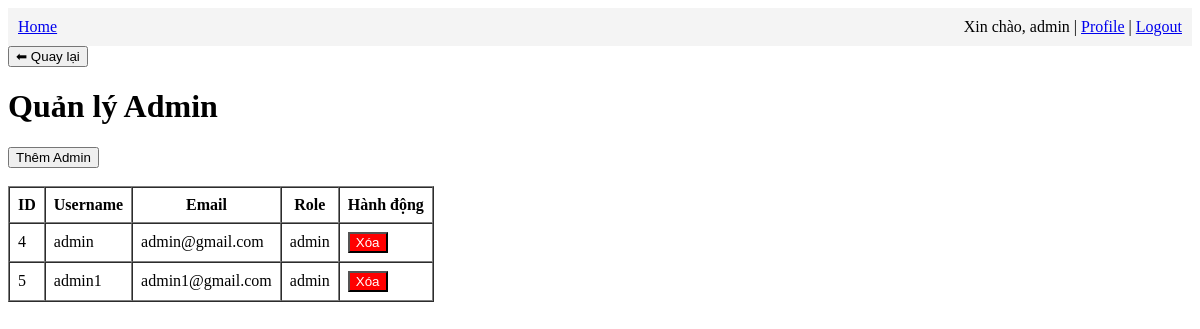
The page /admin/manage_admin (signed in) on the database its author committed.
### app/models.py (models this page shows, shortened)
class User(UserMixin, db.Model):
    id: so.Mapped[int] = so.mapped_column(primary_key=True)
    username: so.Mapped[str] = so.mapped_column(sa.String(64), index=True,unique=True)
    email: so.Mapped[str] = so.mapped_column(sa.String(120), index=True,unique=True)
    password_hash: so.Mapped[Optional[str]] = so.mapped_column(sa.String(256))
    role = db.Column(db.String(20), default=Role.MEMBER)
    qr_secret = db.Column(db.String(64))

### app/admin/routes.py (the view)
    def wrapper(*args, **kwargs):
        if current_user.role != "admin":
            flash("Bạn không có quyền truy cập.")
            return redirect(url_for("main.index"))
        return func(*args, **kwargs)

### app/admin/routes.py (called while the page is built)
def admin_required(func):
    def wrapper(*args, **kwargs):
        if current_user.role != "admin":
            flash("Bạn không có quyền truy cập.")
            return redirect(url_for("main.index"))
        return func(*args, **kwargs)
    wrapper.__name__ = func.__name__
    return wrapper

@bp.route('/manage_admin')
@login_required
@admin_required
def manage_admin():
    admins = User.query.filter_by(role="admin").all()
    return render_template('admin/manage_admin.html', admins=admins)

### app/models.py (called while the page is built)
@login.user_loader
def load_user(id):
    return db.session.get(User, int(id))

### app/admin/templates/admin/manage_admin.html (shortened to what this page needs)
{% extends "base.html" %}
{% block content %}
<h1>Quản lý Admin</h1>
    <a href="{{ url_for('admin.add_admin') }}">
        <button>Thêm Admin</button>
    </a>
    <br><br>
    <table border="1" cellpadding="8" cellspacing="0">
        <tr>
            <th>ID</th>
            <th>Username</th>
            <th>Email</th>
            <th>Role</th>
            <th>Hành động</th>
        </tr>
        {% for admin in admins %}
        <tr>
            <td>{{ admin.id }}</td>
            <td>{{ admin.username }}</td>
            <td>{{ admin.email }}</td>
            <td>{{ admin.role }}</td>
            <td>
                <a href="{{ url_for('admin.delete_admin', admin_id=admin.id) }}">
                    <button style="background:red;color:white;">Xóa</button>
                </a>
            </td>
        </tr>
        {% endfor %}
    </table>
{% endblock %}

### app/templates/base.html (shortened to what this page needs)
<!DOCTYPE html>
<html lang="en">
<head>
  <link rel="stylesheet" href="{{ url_for('static', filename='css/styles.css') }}">
</head>
<body>
  <nav style="background-color: #f4f4f4; padding: 10px;">
    <a href="{{ url_for('main.home') }}">Home</a>
    {% if current_user.is_authenticated %}
    <div style="float: right;">
        <span>Xin chào, {{ current_user.username }} | </span>
        <a href="{{ url_for('main.profile') }}">Profile</a> |
        <a href="{{ url_for('auth.logout') }}">Logout</a>
    </div>
    {% endif %}
  </nav>
  <div class="container">
    <button onclick="window.history.back()" class="btn-back">⬅ Quay lại</button>
    {% block content %}{% endblock %}
  </div>
</body>
</html>

### rows shown on the page
User: username "admin", id "4", email "admin@gmail.com", role "admin"
User: id "5", username "admin1", email "admin1@gmail.com", role "admin"
